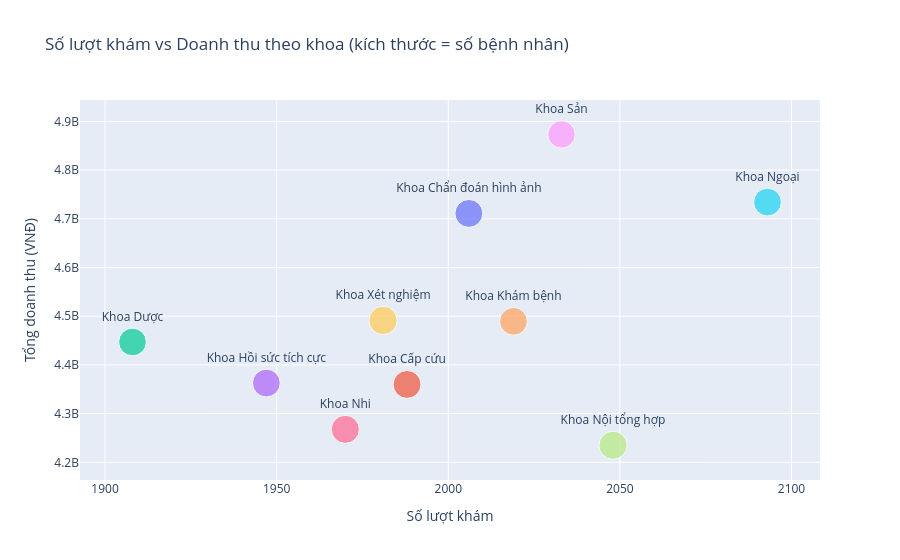

Notebook code for this chart:
### Code cell
# Scatter: số lượt khám vs doanh thu (bubble = số bệnh nhân)
fig = px.scatter(
    dept_vol_rev,
    x="total_visits", y="total_revenue",
    size="total_patients", color="TEN_KHOAPHONG",
    text="TEN_KHOAPHONG",
    title="Số lượt khám vs Doanh thu theo khoa (kích thước = số bệnh nhân)",
    labels={"total_visits": "Số lượt khám", "total_revenue": "Tổng doanh thu (VNĐ)"},
)
fig.update_traces(textposition="top center")
fig.update_layout(showlegend=False)
fig.show()

### Figure 1 — Plotly figure (JSON) as saved in the notebook; plotly's stock layout.template omitted (floating-point values rounded to 4 significant figures)
{"data": [{"hovertemplate": "TEN_KHOAPHONG=%{text}<br>Số lượt khám=%{x}<br>Tổng doanh thu (VNĐ)=%{y}<br>total_patients=%{marker.size}<extra></extra>", "legendgroup": "Khoa Chẩn đoán hình ảnh", "marker": {"color": "#636efa", "size": [533], "sizemode": "area", "sizeref": 1.37, "symbol": "circle"}, "mode": "markers+text", "name": "Khoa Chẩn đoán hình ảnh", "orientation": "v", "showlegend": true, "text": ["Khoa Chẩn đoán hình ảnh"], "textposition": "top center", "type": "scatter", "x": [2006], "xaxis": "x", "y": [4711000000.0], "yaxis": "y"}, {"hovertemplate": "TEN_KHOAPHONG=%{text}<br>Số lượt khám=%{x}<br>Tổng doanh thu (VNĐ)=%{y}<br>total_patients=%{marker.size}<extra></extra>", "legendgroup": "Khoa Cấp cứu", "marker": {"color": "#EF553B", "size": [535], "sizemode": "area", "sizeref": 1.37, "symbol": "circle"}, "mode": "markers+text", "name": "Khoa Cấp cứu", "orientation": "v", "showlegend": true, "text": ["Khoa Cấp cứu"], "textposition": "top center", "type": "scatter", "x": [1988], "xaxis": "x", "y": [4360000000.0], "yaxis": "y"}, {"hovertemplate": "TEN_KHOAPHONG=%{text}<br>Số lượt khám=%{x}<br>Tổng doanh thu (VNĐ)=%{y}<br>total_patients=%{marker.size}<extra></extra>", "legendgroup": "Khoa Dược", "marker": {"color": "#00cc96", "size": [526], "sizemode": "area", "sizeref": 1.37, "symbol": "circle"}, "mode": "markers+text", "name": "Khoa Dược", "orientation": "v", "showlegend": true, "text": ["Khoa Dược"], "textposition": "top center", "type": "scatter", "x": [1908], "xaxis": "x", "y": [4447000000.0], "yaxis": "y"}, {"hovertemplate": "TEN_KHOAPHONG=%{text}<br>Số lượt khám=%{x}<br>Tổng doanh thu (VNĐ)=%{y}<br>total_patients=%{marker.size}<extra></extra>", "legendgroup": "Khoa Hồi sức tích cực", "marker": {"color": "#ab63fa", "size": [529], "sizemode": "area", "sizeref": 1.37, "symbol": "circle"}, "mode": "markers+text", "name": "Khoa Hồi sức tích cực", "orientation": "v", "showlegend": true, "text": ["Khoa Hồi sức tích cực"], "textposition": "top center", "type": "scatter", "x": [1947], "xaxis": "x", "y": [4363000000.0], "yaxis": "y"}, {"hovertemplate": "TEN_KHOAPHONG=%{text}<br>Số lượt khám=%{x}<br>Tổng doanh thu (VNĐ)=%{y}<br>total_patients=%{marker.size}<extra></extra>", "legendgroup": "Khoa Khám bệnh", "marker": {"color": "#FFA15A", "size": [530], "sizemode": "area", "sizeref": 1.37, "symbol": "circle"}, "mode": "markers+text", "name": "Khoa Khám bệnh", "orientation": "v", "showlegend": true, "text": ["Khoa Khám bệnh"], "textposition": "top center", "type": "scatter", "x": [2019], "xaxis": "x", "y": [4489000000.0], "yaxis": "y"}, {"hovertemplate": "TEN_KHOAPHONG=%{text}<br>Số lượt khám=%{x}<br>Tổng doanh thu (VNĐ)=%{y}<br>total_patients=%{marker.size}<extra></extra>", "legendgroup": "Khoa Ngoại", "marker": {"color": "#19d3f3", "size": [529], "sizemode": "area", "sizeref": 1.37, "symbol": "circle"}, "mode": "markers+text", "name": "Khoa Ngoại", "orientation": "v", "showlegend": true, "text": ["Khoa Ngoại"], "textposition": "top center", "type": "scatter", "x": [2093], "xaxis": "x", "y": [4734000000.0], "yaxis": "y"}, {"hovertemplate": "TEN_KHOAPHONG=%{text}<br>Số lượt khám=%{x}<br>Tổng doanh thu (VNĐ)=%{y}<br>total_patients=%{marker.size}<extra></extra>", "legendgroup": "Khoa Nhi", "marker": {"color": "#FF6692", "size": [542], "sizemode": "area", "sizeref": 1.37, "symbol": "circle"}, "mode": "markers+text", "name": "Khoa Nhi", "orientation": "v", "showlegend": true, "text": ["Khoa Nhi"], "textposition": "top center", "type": "scatter", "x": [1970], "xaxis": "x", "y": [4268000000.0], "yaxis": "y"}, {"hovertemplate": "TEN_KHOAPHONG=%{text}<br>Số lượt khám=%{x}<br>Tổng doanh thu (VNĐ)=%{y}<br>total_patients=%{marker.size}<extra></extra>", "legendgroup": "Khoa Nội tổng hợp", "marker": {"color": "#B6E880", "size": [544], "sizemode": "area", "sizeref": 1.37, "symbol": "circle"}, "mode": "markers+text", "name": "Khoa Nội tổng hợp", "orientation": "v", "showlegend": true, "text": ["Khoa Nội tổng hợp"], "textposition": "top center", "type": "scatter", "x": [2048], "xaxis": "x", "y": [4235000000.0], "yaxis": "y"}, {"hovertemplate": "TEN_KHOAPHONG=%{text}<br>Số lượt khám=%{x}<br>Tổng doanh thu (VNĐ)=%{y}<br>total_patients=%{marker.size}<extra></extra>", "legendgroup": "Khoa Sản", "marker": {"color": "#FF97FF", "size": [520], "sizemode": "area", "sizeref": 1.37, "symbol": "circle"}, "mode": "markers+text", "name": "Khoa Sản", "orientation": "v", "showlegend": true, "text": ["Khoa Sản"], "textposition": "top center", "type": "scatter", "x": [2033], "xaxis": "x", "y": [4873000000.0], "yaxis": "y"}, {"hovertemplate": "TEN_KHOAPHONG=%{text}<br>Số lượt khám=%{x}<br>Tổng doanh thu (VNĐ)=%{y}<br>total_patients=%{marker.size}<extra></extra>", "legendgroup": "Khoa Xét nghiệm", "marker": {"color": "#FECB52", "size": [548], "sizemode": "area", "sizeref": 1.37, "symbol": "circle"}, "mode": "markers+text", "name": "Khoa Xét nghiệm", "orientation": "v", "showlegend": true, "text": ["Khoa Xét nghiệm"], "textposition": "top center", "type": "scatter", "x": [1981], "xaxis": "x", "y": [4491000000.0], "yaxis": "y"}], "layout": {"legend": {"itemsizing": "constant", "title": {"text": "TEN_KHOAPHONG"}, "tracegroupgap": 0}, "showlegend": false, "title": {"text": "Số lượt khám vs Doanh thu theo khoa (kích thước = số bệnh nhân)"}, "xaxis": {"anchor": "y", "domain": [0, 1], "title": {"text": "Số lượt khám"}}, "yaxis": {"anchor": "x", "domain": [0, 1], "title": {"text": "Tổng doanh thu (VNĐ)"}}}}
